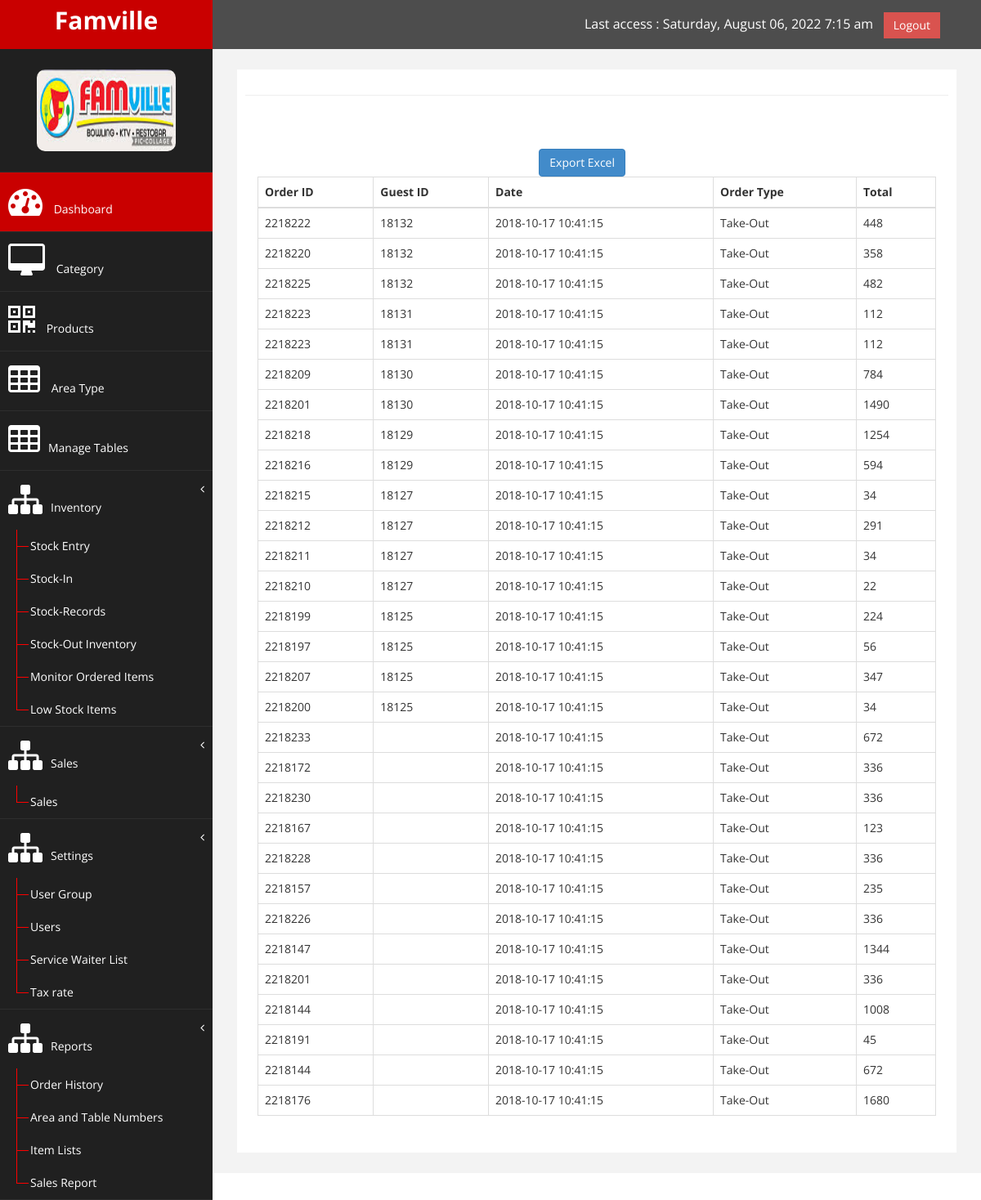
Screenshot of /index_admin.php?page=orders with the database file from the repository.
### tables this page shows
CREATE TABLE `order_bill_out` (
  `order_bill_out_id` int(11) NOT NULL,
  `order_num_id` int(11) NOT NULL,
  `user_id` int(11) NOT NULL,
  `date_time` timestamp NOT NULL DEFAULT CURRENT_TIMESTAMP ON UPDATE CURRENT_TIMESTAMP,
  `order_kitchen_id` int(11) NOT NULL,
  `sub_total` int(11) NOT NULL,
  `billed_amount` int(11) NOT NULL,
  `guest_id` int(11) NOT NULL,
  `guest_id_num` int(11) NOT NULL COMMENT 'one-by-one-customer-receipt',
  `action` varchar(100) NOT NULL COMMENT 'unbump; bump',
  `duration` varchar(100) NOT NULL
);

CREATE TABLE `order_type` (
  `order_type_id` int(11) NOT NULL,
  `order_type` varchar(100) NOT NULL COMMENT 'Dine-in; Take-out'
);

### index_admin.php (called while the page is built, shortened)
<?php
include('admin/header.php');
include('admin/side_bar.php');
if(isset($_GET['page'])){
    $page=$_GET['page'];
}else{
    $page='category';
}
include('admin/'.$page.'.php');
include('admin/footer.php');
?>

### admin/orders.php (the view, shortened to what this page needs)
        <div id="page-wrapper" >
            <div id="page-inner">
                <div class="row">
                    <div class="col-md-12">
                    </div>
                </div>
                 <hr />
            <div class="row">
                <div class="col-md-12">
                    <form action="" method="post" enctype="multipart/form-data">
                        <div class="panel-body">
                            <div class="table-responsive">
                                <table class="table table-striped table-bordered table-hover" id="dataTables-example">
                                    <thead>
                                        <tr>
                                            <th>Order ID</th>
                                            <th>Guest ID</th>
                                            <th>Date</th>
                                            <th>Order Type</th>
                                            <th>Total</th>
                                        </tr>
                                    </thead>
                                    <button type="button" class="btn btn-primary" style="
    float: right;
    margin-top: 30px;
    /* margin-left: 170px; */
    margin-right: 380px;
">Export Excel</button>
                                    <tbody>
                                    <?php
                                    include('config.php');
                                    $sql_sales='SELECT DISTINCT order_bill_out.order_num_id, order_bill_out.action, order_bill_out.guest_id, guest.guest_num_id, order_bill_out.date_time, order_kitchen.order_type_id, order_type.order_type, order_kitchen.user_id, user.first_name, user.last_name, order_bill_out.billed_amount, order_bill_out.order_bill_out_id
                                        FROM order_bill_out
                                        LEFT JOIN guest
                                        ON guest.guest_id=order_bill_out.guest_id
                                        LEFT JOIN order_kitchen
                                        ON order_kitchen.order_kitchen_id=order_bill_out.order_kitchen_id
                                        LEFT JOIN order_type
                                        ON order_type.order_type_id=order_kitchen.order_type_id
                                        LEFT JOIN user
                                        ON user.user_id=order_kitchen.user_id
                                        WHERE order_bill_out.action="bump" OR guest.guest_num_id
                                        ORDER BY order_bill_out.order_num_id ASC';
                                    $qry_sales=mysqli_query($CON, $sql_sales) or die(mysqli_error($qry_sales));
                                    while($row=mysqli_fetch_array($qry_sales)){
                                        $date_time=$row['date_time'];
                                        $order_type=$row['order_type'];
                                    }
                                    $sql_dup='SELECT DISTINCT order_bill_out.order_num_id, order_bill_out.billed_amount, order_bill_out.action, order_bill_out.guest_id, guest.guest_num_id
                                        FROM order_bill_out
                                        LEFT JOIN guest
                                        ON guest.guest_id=order_bill_out.guest_id
                                        WHERE order_bill_out.action="bump" OR guest.guest_num_id
                                        ORDER BY guest.guest_num_id DESC';
                                    $qry_dup=mysqli_query($CON, $sql_dup) or die(mysqli_error($qry_dup));
                                    while($row=mysqli_fetch_array($qry_dup)){
                                        $order_num_id2=$row['order_num_id'];
                                        $billed_amount2=$row['billed_amount'];
                                        $guest_num_id7=$row['guest_num_id'];
                                    ?>
                                        <tr class="odd gradeX">
                                            <td><?php echo $order=str_pad((date('y').$order_num_id2+1), 4 , 5); ?></td>
                                            <td><?php echo $guest_num_id7; ?></td>
                                            <td><?php echo $date_time; ?></td>
                                            <td class="center"><?php echo $order_type; ?></td>
                                            <td class="center"><?php echo $billed_amount2; ?></td>
                                        </tr>
                                    <?php
                                    }
                                    ?>
                                    </tbody>
                                </table>
                            </div>
                        </div>
                    </div>
                </div>
            </div>
        </div>
    </div>
</body>
</html>

### assets/css/custom.css (style rules this page uses)
body { font-family: 'Open Sans', sans-serif; }
#page-wrapper { padding: 15px 15px; min-height: 600px; background:#F3F3F3; }
#page-inner { width:100%; margin:10px 20px 10px 0px; background-color:#fff!important; padding:10px; min-height:1200px; }
@media (min-width:768px) { #page-wrapper { margin: 0 0 0 260px; padding: 15px 30px; min-height: 1200px; } }

### rows the page displays
order_bill_out: date_time "2018-10-17 10:41:15"
order_type: order_type "Take-Out"

### other values shown
$guest_num_id7 "18132"
$billed_amount2 "448"
$billed_amount2 "358"
$billed_amount2 "482"
$guest_num_id7 "18131"
$billed_amount2 "112"
$guest_num_id7 "18130"
$billed_amount2 "784"
$billed_amount2 "1490"
$guest_num_id7 "18129"
$billed_amount2 "1254"
$billed_amount2 "594"
$guest_num_id7 "18127"
$billed_amount2 "34"
$billed_amount2 "291"
